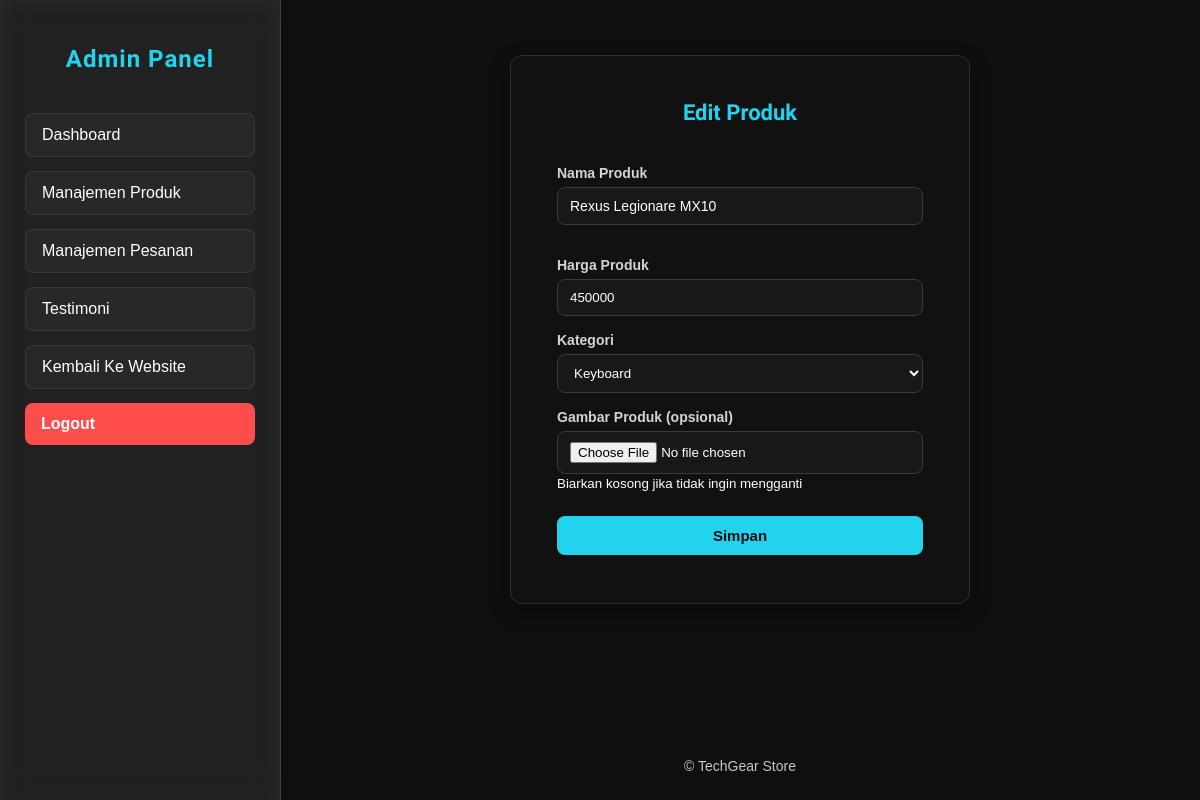
The page /pages/admin/editProduct.php?id=1 (signed in) on the database as committed earlier.
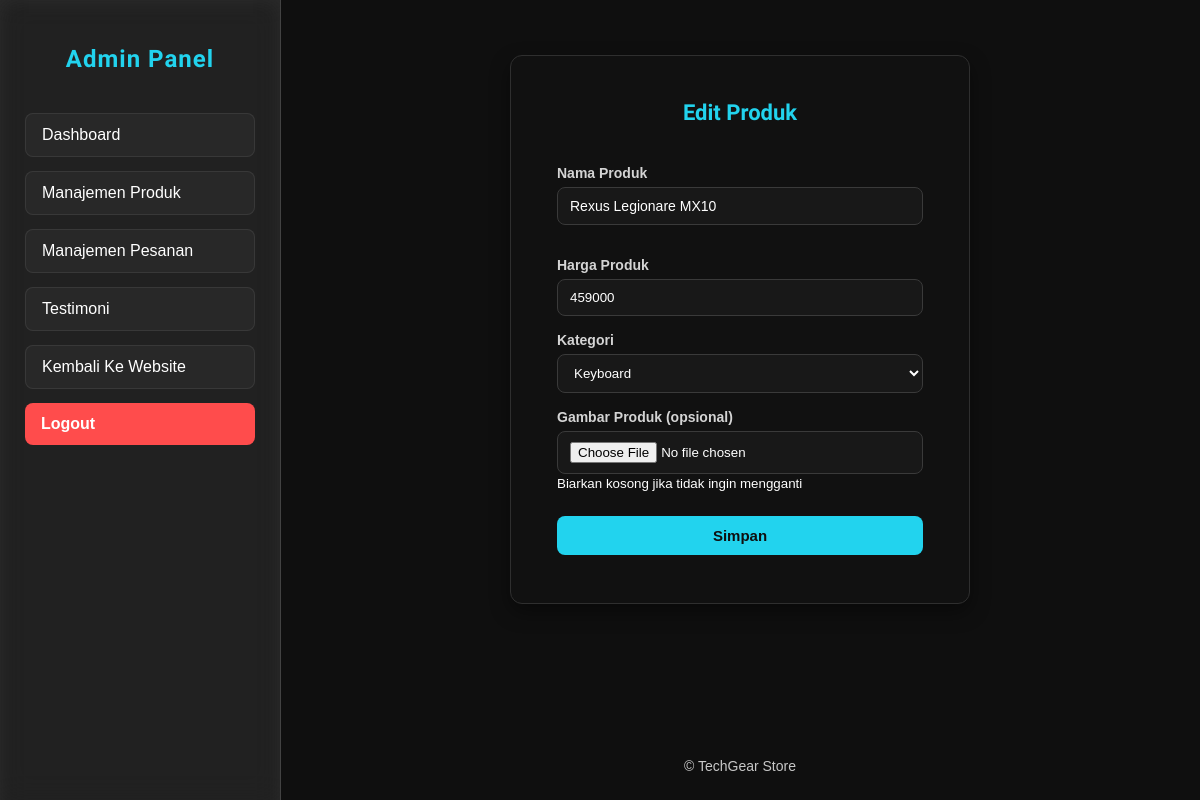
The same page on the database as committed later.
### tables this page shows
CREATE TABLE `products` (
  `id` int(11) NOT NULL,
  `category_id` int(11) NOT NULL,
  `name` varchar(255) NOT NULL,
  `price` int(11) NOT NULL,
  `image` varchar(255) NOT NULL
);

CREATE TABLE `categories` (
  `id` int(11) NOT NULL,
  `name` varchar(100) NOT NULL
);

### pages/admin/editProduct.php (the view, shortened to what this page needs)
<?php
include '../../config/koneksi.php';
$kategori = mysqli_query($conn, "SELECT * FROM categories");
$id = $_GET['id'];
$query = mysqli_query($conn, "SELECT * FROM products WHERE id='$id'");
$produk = mysqli_fetch_assoc($query);
?>
<?php include 'metaAdmin.php'; ?>
<body>
    <?php include 'sidebar.php'; ?>
    <div class="main-content">
        <div class="content-wrapper">
            <section class="cards-form">
                <div class=" form-container">
                    <h2>Edit Produk</h2>
                    <form action="../../controllers/updateProduct.php"
                        method="POST"
                        enctype="multipart/form-data"
                        class="product-form">
                        <div class="form-group">
                            <label>Nama Produk</label>
                            <input type="text" name="name" value="<?= $produk['name'] ?>" required>
                        </div>
                        <div class="form-group">
                            <label>Harga Produk</label>
                            <input type="number" name="price" value="<?= $produk['price'] ?>" required>
                        </div>
                        <div class="form-group">
                            <label>Kategori</label>
                            <select name="category_id" required>
                                <?php while ($row = mysqli_fetch_assoc($kategori)) { ?>
                                    <option value="<?= $row['id']; ?>"
                                        <?= ($row['id'] == $produk['category_id']) ? 'selected' : ''; ?>>
                                        <?= $row['name']; ?>
                                    </option>
                                <?php } ?>
                            </select>
                        </div>
                        <div class="form-group">
                            <label>Gambar Produk (opsional)</label>
                            <input type="file" name="image" accept="image/*">
                            <small>Biarkan kosong jika tidak ingin mengganti</small>
                        </div>
                        <button type="submit" name="simpan" class="btn-submit">Simpan</button>
                    </form>
                </div>
            </section>
        </div>
        <?php include 'footerAdmin.php'; ?>

Rows that differ between the two databases and show on the page:
changed products "Rexus Legionare MX10": price "450000" → "459000"
